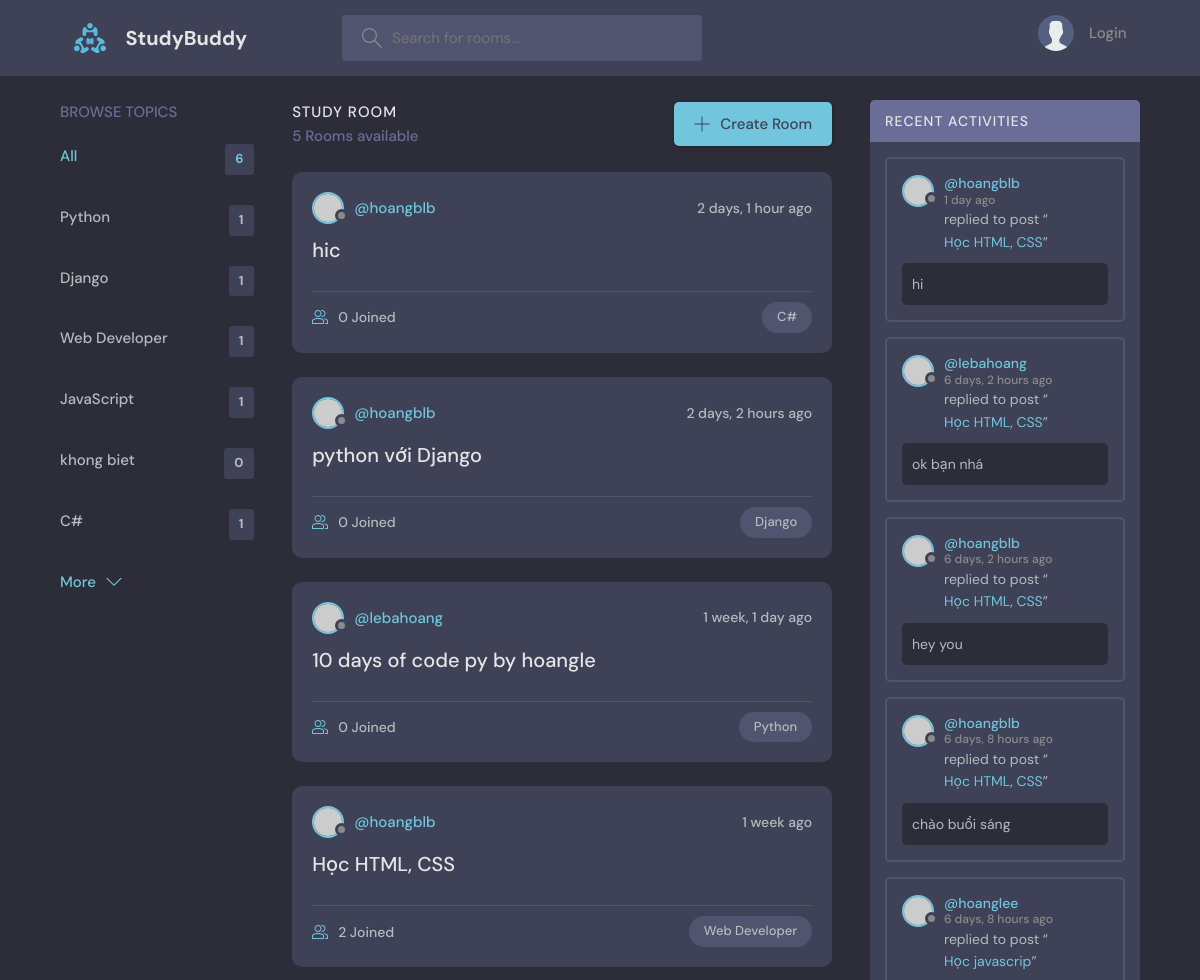
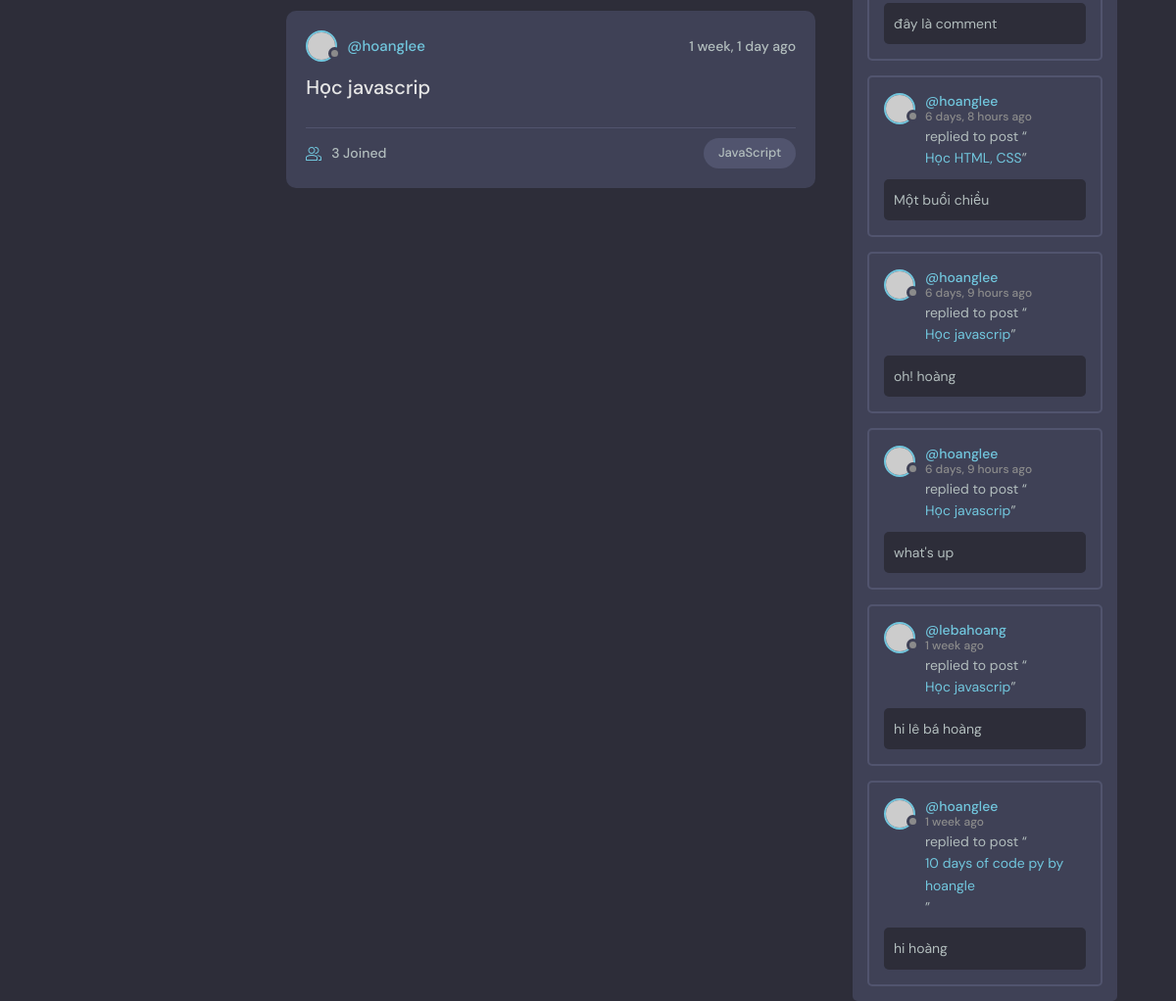
The page / on the database its author committed (2 pictures, top to bottom).
### base/models.py (models this page shows, shortened)
class Topic(models.Model):
    name = models.CharField(max_length=200)

class Room(models.Model):
    host = models.ForeignKey(User, on_delete=models.SET_NULL, null=True)
    topic = models.ForeignKey(Topic, on_delete=models.SET_NULL, null=True)
    name = models.CharField(max_length=200)
    description = models.TextField(null=True, blank=True)
    participants = models.ManyToManyField(User, related_name='participants', blank=True)
    updated = models.DateTimeField(auto_now=True)
    created = models.DateTimeField(auto_now_add=True)
    class Meta:
        ordering = ['-updated', '-created']
    def __str__(self):
        return self.name

class Message(models.Model):
    user = models.ForeignKey(User, on_delete=models.CASCADE)
    room = models.ForeignKey(Room, on_delete=models.CASCADE)
    body = models.TextField()
    updated = models.DateTimeField(auto_now=True)
    created = models.DateTimeField(auto_now_add=True)
    class Meta:
        ordering = ['-updated', '-created']

### base/views.py (the view)
# urls.py: path('', views.home, name="home"),
def home(request):
    q = request.GET.get('q') if request.GET.get('q') != None else ''
    rooms = Room.objects.filter(
        Q(topic__name__icontains=q) |
        Q(name__icontains=q) |
        Q(description__icontains=q)
        )
    topics = Topic.objects.all()
    room_count = rooms.count()
    room_messages = Message.objects.filter(Q(room__topic__name__icontains=q))
    context = {'rooms' : rooms, 'topics': topics,
    'room_count': room_count, 'room_messages': room_messages}
    return render(request, 'base/home.html', context)

### base/templates/base/home.html (shortened to what this page needs)
{% extends 'main.html' %}
{% block content %}
  <main class="layout layout--3">
    <div class="container">
      {% include 'base/topics_component.html' %}
      <div class="roomList">
        <div class="roomList__header">
          <div>
            <h2>Study Room</h2>
            <p>{{room_count}} Rooms available</p>
          </div>
          <a class="btn btn--main" href="{% url 'create-room' %}">
            <svg version="1.1" xmlns="http://www.w3.org/2000/svg" width="32" height="32" viewBox="0 0 32 32">
              <title>add</title>
              <path
                d="M16.943 0.943h-1.885v14.115h-14.115v1.885h14.115v14.115h1.885v-14.115h14.115v-1.885h-14.115v-14.115z"
              ></path>
            </svg>
            Create Room
          </a>
        </div>
       {% include 'base/feed_component.html' %}
      </div>
      {% include 'base/activity_component.html' %}
    </div>
  </main>
  {% endblock content %}

### base/templates/base/topics_component.html
<div class="topics">
    <div class="topics__header">
      <h2>Browse Topics</h2>
    </div>
    <ul class="topics__list">
      <li>
        <a href="{% url 'home' %}" class="active">All <span>{{topics.count}}</span></a>
      </li>
      {% for topic in topics %}
      <li>
        <a href=" {% url 'home' %}?q={{topic.name}}">{{topic.name}} <span>{{topic.room_set.all.count}}</span></a>
      </li>
      {% endfor %}
    </ul>
    <a class="btn btn--link" href="topics.html">
      More
      <svg version="1.1" xmlns="http://www.w3.org/2000/svg" width="32" height="32" viewBox="0 0 32 32">
        <title>chevron-down</title>
        <path d="M16 21l-13-13h-3l16 16 16-16h-3l-13 13z"></path>
      </svg>
    </a>
  </div>

### base/templates/base/feed_component.html (shortened to what this page needs)
{% for room in rooms %}
<div class="roomListRoom">
    <div class="roomListRoom__header">
      <a href="{% url 'user-profile' room.host.id %}" class="roomListRoom__author">
        <div class="avatar avatar--small">
          <img src="https://randomuser.me/api/portraits/women/11.jpg" />
        </div>
        <span>@{{room.host.username}}</span>
      </a>
      <div class="roomListRoom__actions">
        <span>{{room.created|timesince}} ago</span>
      </div>
    </div>
    <div class="roomListRoom__content">
      <a href="{% url 'room' room.id %}">{{room.name}}</a>
    </div>
    <div class="roomListRoom__meta">
      <a href="{% url 'room' room.id %}" class="roomListRoom__joined">
        {{room.participants.all.count}} Joined
      </a>
      <p class="roomListRoom__topic">{{room.topic.name}}</p>
    </div>
  </div>
{% endfor %}

### base/templates/base/activity_component.html (shortened to what this page needs)
<div class="activities">
    <div class="activities__header">
      <h2>Recent Activities</h2>
    </div>
    {% for message in room_messages %}
    <div class="activities__box">
      <div class="activities__boxHeader roomListRoom__header">
        <a href="{% url 'user-profile' message.user.id %}" class="roomListRoom__author">
          <div class="avatar avatar--small">
            <img src="https://randomuser.me/api/portraits/women/11.jpg" />
          </div>
          <p>
            @{{message.user}}
            <span> {{message.created|timesince}} ago</span>
          </p>
        </a>
      </div>
      <div class="activities__boxContent">
        <p>replied to post “<a href="{% url 'room' message.room.id %}">{{message.room}}</a>”</p>
        <div class="activities__boxRoomContent">
            {{message.body}}
        </div>
      </div>
    </div>
    {% endfor %}
  </div>

### rows shown on the page
Topic: name "Python", room_set.all.count "1"
Topic: name "Django", room_set.all.count "1"
Topic: name "Web Developer", room_set.all.count "1"
Topic: name "JavaScript", room_set.all.count "1"
Topic: name "khong biet", room_set.all.count "0"
Topic: name "C#", room_set.all.count "1"
Room: host.username "hoangblb", created "2 days, 1 hour", name "hic", participants.all.count "0", topic.name "C#"
Room: host.username "hoangblb", created "2 days, 2 hours", name "python với Django", participants.all.count "0", topic.name "Django"
Room: host.username "lebahoang", created "1 week, 1 day", name "10 days of code py by hoangle", participants.all.count "0", topic.name "Python"
Room: host.username "hoangblb", created "1 week", name "Học HTML, CSS", participants.all.count "2", topic.name "Web Developer"
Room: host.username "hoanglee", created "1 week, 1 day", name "Học javascrip", participants.all.count "3", topic.name "JavaScript"
Message: user "hoangblb", created "1 day", room "Học HTML, CSS", body "hi"
Message: user "lebahoang", created "6 days, 2 hours", room "Học HTML, CSS", body "ok bạn nhá"
Message: user "hoangblb", created "6 days, 2 hours", room "Học HTML, CSS", body "hey you"
Message: user "hoangblb", created "6 days, 8 hours", room "Học HTML, CSS", body "chào buổi sáng"
Message: user "hoanglee", created "6 days, 8 hours", room "Học javascrip", body "đây là comment"
Message: user "hoanglee", created "6 days, 8 hours", room "Học HTML, CSS", body "Một buổi chiều"
Message: user "hoanglee", created "6 days, 9 hours", room "Học javascrip", body "oh! hoàng"
Message: user "hoanglee", created "6 days, 9 hours", room "Học javascrip", body "what's up"
Message: user "lebahoang", created "1 week", room "Học javascrip", body "hi lê bá hoàng"
Message: user "hoanglee", created "1 week", room "10 days of code py by hoangle", body "hi hoàng"

### other values the page prints
{{ topics.count }} "6"
{{ room_count }} "5"
